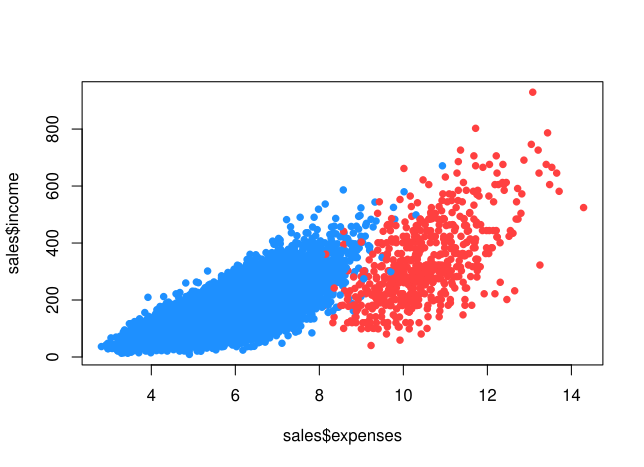

Generate this figure with R:
#
# Author: Laura C. Larregui
#Purose: Week 3 Lab: Setting Colors in R
#
library(RColorBrewer)#contains color palettes
my.dir<- "C:\\Users\\laura\\OneDrive\\Documents\\Syracuse iSchool\\IST 719\\IST-719\\Labs\\Lab 3\\"
sales<- read.csv(file = paste0(my.dir, "sales.xls"), header = TRUE, stringsAsFactors = FALSE)

colnames(sales)

display.brewer.all()

rand.data<- replicate(8,rnorm(35, 35, sd= 1.5))

# 4 boxplots
boxplot(rand.data, col= brewer.pal(8, "Set3"))
boxplot(rand.data, col= brewer.pal(8, "Set1"))

num.colors<- 8
FUN <- colorRampPalette(c('blue', "red"))
my.cols<- FUN(num.colors)
boxplot(rand.data, col= my.cols)

FUN <- colorRampPalette(c('blue', "red", "green"))
my.cols<- FUN(num.colors)
boxplot(rand.data, col= my.cols)

# 5 Plots
plot(sales$expenses, sales$income)
plot(sales$expenses, sales$income, pch=16, cex = 1, col="orange")

col.vec<- rep("orange", nrows(sales))
plot(sales$expenses, sales$income, pch=16, cex = 1, col=col.vec)

#blue vector
col.vec<- rep(rgb(30,144,255, maxColorValue = 255), nrow(sales))

col.vec[sales$unit.price> 14]<-rgb(255, 64, 64, maxColorValue=255)
plot(sales$expenses, sales$income, pch=16, cex = 1, col=col.vec)

hist(sales$unit.price)

#red wine
col.vec<- rep(rgb(30,144,255, maxColorValue = 255), nrow(sales))
col.vec[sales$type == "red"]<-rgb(255, 64, 64, maxColorValue=255)
plot(sales$expenses, sales$income, pch=16, cex = 1, col=col.vec)

###########################################
# 3.2 color apps and color in R question 4

x <- rnorm(117)
y <- rnorm(117)
xy<- data.frame(x,y)

plot(xy)

c.vec<- rep(rgb(30,144,255, maxColorValue = 255), nrow(xy))
plot(xy$x,xy$y, pch=16, cex = 1, col=c.vec)

c.vec[xy$y < 0 ]<-rgb(255, 64, 64, maxColorValue=255)
plot(xy$x,xy$y, pch=16, cex = 1, col=c.vec)

############################################
#
#Overplotting & Transparency
#
############################################
col.vec<- rep(rgb(.8, .15, .15, alpha = .2), nrow(sales))
plot(sales$expenses, sales$income, pch=16, cex = 1, col=col.vec)

col.vec<- rep(rgb(.8, .15, .15, alpha = .1), nrow(sales))
plot(sales$expenses, sales$income, pch=16, cex = .3, col=col.vec)

smoothScatter(sales$expenses,sales$income, colramp = colorRampPalette(c("black", "cyan", "pink","red")))
smoothScatter(main= "smooth scatterplot",sales$expenses,sales$income, colramp = colorRampPalette(c("darkgreen", "cyan", "pink","red")))

library(aplpack)
#bagplot
bagplot(main= "Bagplot",sales$expenses, sales$income
        , show.whiskers = F
        , col.loophull = "#aaccff"
        , col.looppoints = "#3355ff"
        , col.baghull = "#7799ff"
        , col.bagpoints = "#000088"
        , transparency = T)

my.alpha<- 100
col.vec<- rep(rgb(30,144, 255, maxColorValue = 255
                  ,alpha = my.alpha), nrow(sales))

col.vec[sales$unit.price > 10]<- rgb(64,255, 64, maxColorValue = 255
                  ,alpha = my.alpha)
col.vec[sales$unit.price > 14]<- rgb(255,64, 64, maxColorValue = 255
                                     ,alpha = my.alpha)
plot(sales$expenses, sales$income, col = col.vec)





############################################
#
# Illustrator
#
############################################

n<- 1000
x <- rnorm(n)
y<- x^2 * rnorm(n, mean =1, sd=.25)
plot(c(x, -1.5,1.5,0), c(y, 14,14,0))

A<- sample(c("here", "there", "nowhere", "everywhere"), size =n, replace =T)
B<- sample(c("now", "later"), size = n, replace = T)
barplot(table(B, A), beside = T)

pie(table(A))
